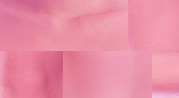
#> input picture hist_norm/source.jpg, 179 x 98 px
$ python histnorm.py   (older library calls are emulated)
#> lines starting #> are read from the running program, lines starting #| are printed output that depends on the picture
from scipy.misc import imsave, imread
import numpy as np

imsrc = imread("source.jpg")
#> imsrc is the input picture: shape (98, 179, 3); mean R, G, B 233.4, 141.1, 164.8
imtint = imread("tint_target.jpg")
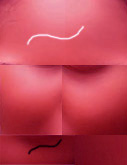
#> input picture hist_norm/tint_target.jpg, 127 x 165 px
#> imtint is the input picture: shape (165, 127, 3); mean R, G, B 193.8, 68.9, 85.7

nbr_bins=255
imres = imsrc.copy()
for d in range(3):
    imhist,bins = np.histogram(imsrc[:,:,d].flatten(),nbr_bins,normed=True)
    tinthist,bins = np.histogram(imtint[:,:,d].flatten(),nbr_bins,normed=True)

    cdfsrc = imhist.cumsum() #cumulative distribution function
    cdfsrc = (255 * cdfsrc / cdfsrc[-1]).astype(np.uint8) #normalize

    cdftint = tinthist.cumsum() #cumulative distribution function
    cdftint = (255 * cdftint / cdftint[-1]).astype(np.uint8) #normalize


    im2 = np.interp(imsrc[:,:,d].flatten(),bins[:-1],cdfsrc)


    im3 = np.interp(imsrc[:,:,d].flatten(),cdftint, bins[:-1])

    imres[:,:,d] = im3.reshape((imsrc.shape[0],imsrc.shape[1] ))
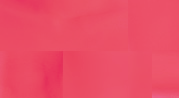
#> imres: shape (98, 179, 3); mean R, G, B 235.1, 77.2, 102

imsave("histnormresult.jpg", imres)
